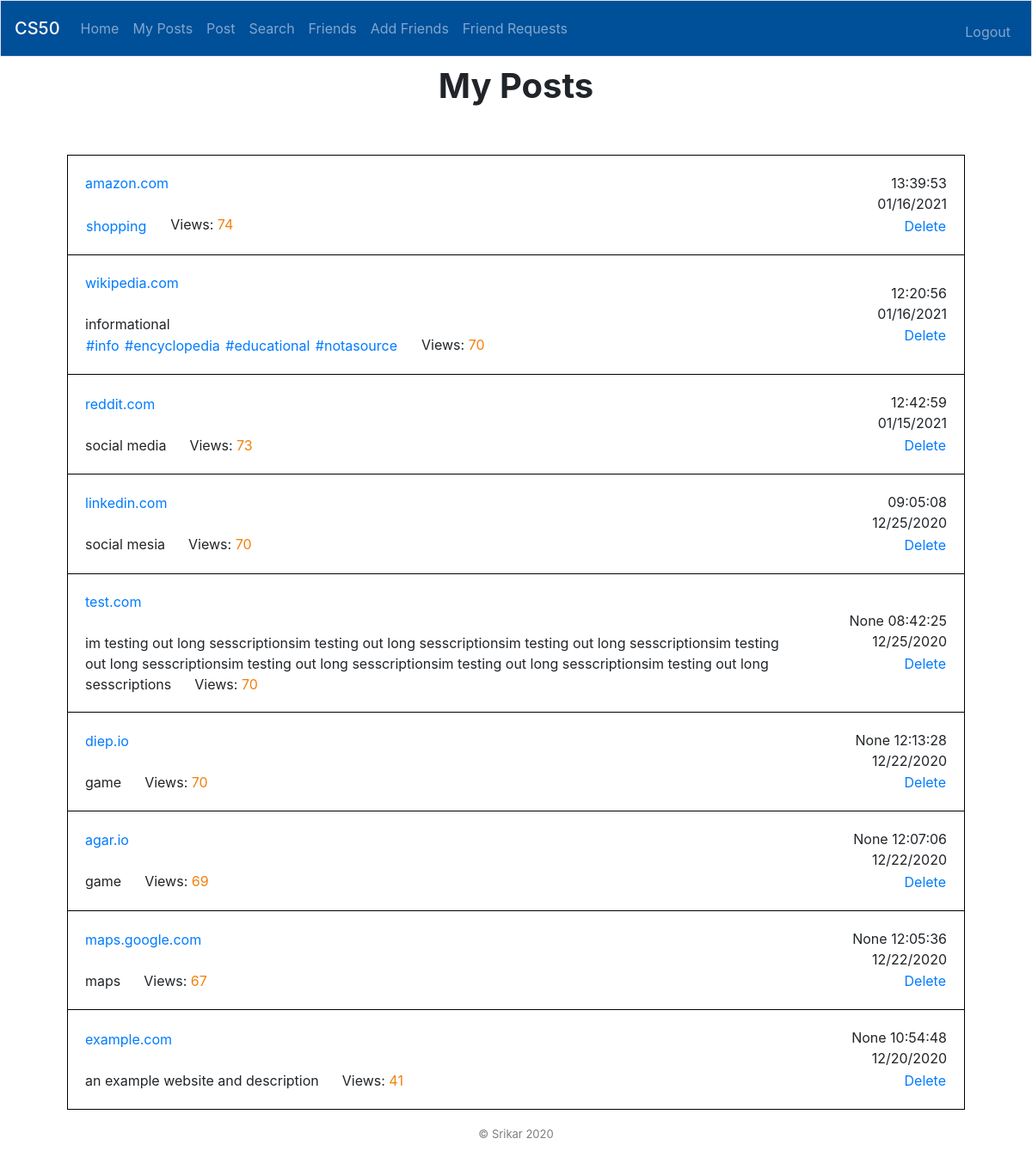
Screenshot of /history (signed in) with the database file from the repository.
### tables this page shows
CREATE TABLE 'posts' ('id' INTEGER PRIMARY KEY AUTOINCREMENT NOT NULL, 'user_id' INTEGER NOT NULL, 'link' TEXT NOT NULL, 'tags' TEXT, 'likes' INTEGER NOT NULL DEFAULT 0, 'date' TEXT NOT NULL, 'description' text, 'time' time,'views' INTEGER NOT NULL DEFAULT 0);

### application.py (the view)
@app.route("/history")
@login_required
def history():
    post_history = db.execute("SELECT id, link, description, date, time, tags, views FROM posts WHERE user_id=? ORDER BY id DESC;", session["user_id"])
    if not post_history:
        return render_template("history.html", history=0)
    if session["succeeded"] == "true":
        session["succeeded"] = "false"
        return render_template("history.html", history=post_history, success="true")
    return render_template("history.html", history=post_history)

### application.py (called while the page is built)
@app.after_request
def after_request(response):
    response.headers["Cache-Control"] = "no-cache, no-store, must-revalidate"
    response.headers["Expires"] = 0
    response.headers["Pragma"] = "no-cache"
    return response

### helpers.py (called while the page is built)
def login_required(f):
    @wraps(f)
    def decorated_function(*args, **kwargs):
        if session.get("user_id") is None:
            return redirect("/login")
        return f(*args, **kwargs)
    return decorated_function

### templates/history.html (shortened to what this page needs)
{% extends "layout.html" %}
{% block heading %}
    {% if friend %}
        {{ friend }}'s Posts
    {% else %}
        My Posts
    {% endif %}
{% endblock %}
{% block main %}
    <table>
        {% if history != 0 %}
            {% for row in history %}
                <tr>
                    <td><a href="https://{{ row['link'] }}" target="_blank" title="Go to https://{{ row["link"] }}">{{ row["link"] }}</a><br>
                        {% if row["description"] %}
                            <br>{{ row["description"] }}
                        {% endif %}
                        {% if row["tags"] %}
                            <br>
                            {% for tag in row["tags"].split(" ") %}
                                <form action="/tagclick" method="post" style="display: inline;">
                                    <button type="submit" class="btn btn-link" style="padding: 0;" name="tagname" value="{{ tag }}" title="Search this tag">
                                        {{ tag }}
                                    </button>
                                </form>
                            {% endfor %}
                        {% endif %}
                        &nbsp;&nbsp;&nbsp;&nbsp; Views: <span style="color: #f2800d;">{{ row['views'] }}</span>
                    </td>
                    <td style="text-align: right;">
                        {{ row["time"] }} {{ row["date"] }}
                        <br>
                        {% if not friend %}
                            <form action="/deletion" method="POST">
                                <button type="submit" class="btn btn-link" style="padding: 0;" name="delete" value="{{ row['id'] }}" title="Delete this post">
                                    Delete
                                </button>
                            </form>
                        {% endif %}
                    </td>
                </tr>
            {% endfor %}
        {% else %}
            {% if friend %}
                {{ friend }} hasn't posted yet.
            {% else %}
                You haven't posted yet. Click <a href="/post">Post</a> to post a link to the public.
            {% endif %}
        {% endif %}
    </table>
{% endblock %}

### static/styles.css (style rules this page uses)
table { Border-collapse: collapse; width: 100%; }
tr { Border-collapse: collapse; border: 1px solid black; }
td { padding: 20px; }
button { margin: auto; }

### rows the page displays
posts: link "amazon.com", tags "shopping", views "74", time "13:39:53", date "01/16/2021", {{ row['id'] }} 13 (drawn)
posts: link "wikipedia.com", description "informational", tag "#info" "#encyclopedia" "#educational" "#notasource", views "70", time "12:20:56", date "01/16/2021", {{ row['id'] }} 12 (drawn)
posts: link "reddit.com", description "social media", views "73", time "12:42:59", date "01/15/2021", {{ row['id'] }} 11 (drawn)
posts: link "linkedin.com", description "social mesia", views "70", time "09:05:08", date "12/25/2020", {{ row['id'] }} 10 (drawn)
posts: link "test.com", description "im testing out long sesscriptionsim testing out long sesscriptionsim testing out long sesscriptionsim testing out long sesscriptionsim testing out long sesscriptionsim testing out long sesscriptionsim testing out long sesscriptions", views "70", time "None", date "08:42:25 12/25/2020", {{ row['id'] }} 9 (drawn)
posts: link "diep.io", description "game", views "70", time "None", date "12:13:28 12/22/2020", {{ row['id'] }} 7 (drawn)
posts: link "agar.io", description "game", views "69", time "None", date "12:07:06 12/22/2020", {{ row['id'] }} 6 (drawn)
posts: link "maps.google.com", description "maps", views "67", time "None", date "12:05:36 12/22/2020", {{ row['id'] }} 5 (drawn)
posts: link "example.com", description "an example website and description", views "41", time "None", date "10:54:48 12/20/2020", {{ row['id'] }} 3 (drawn)
